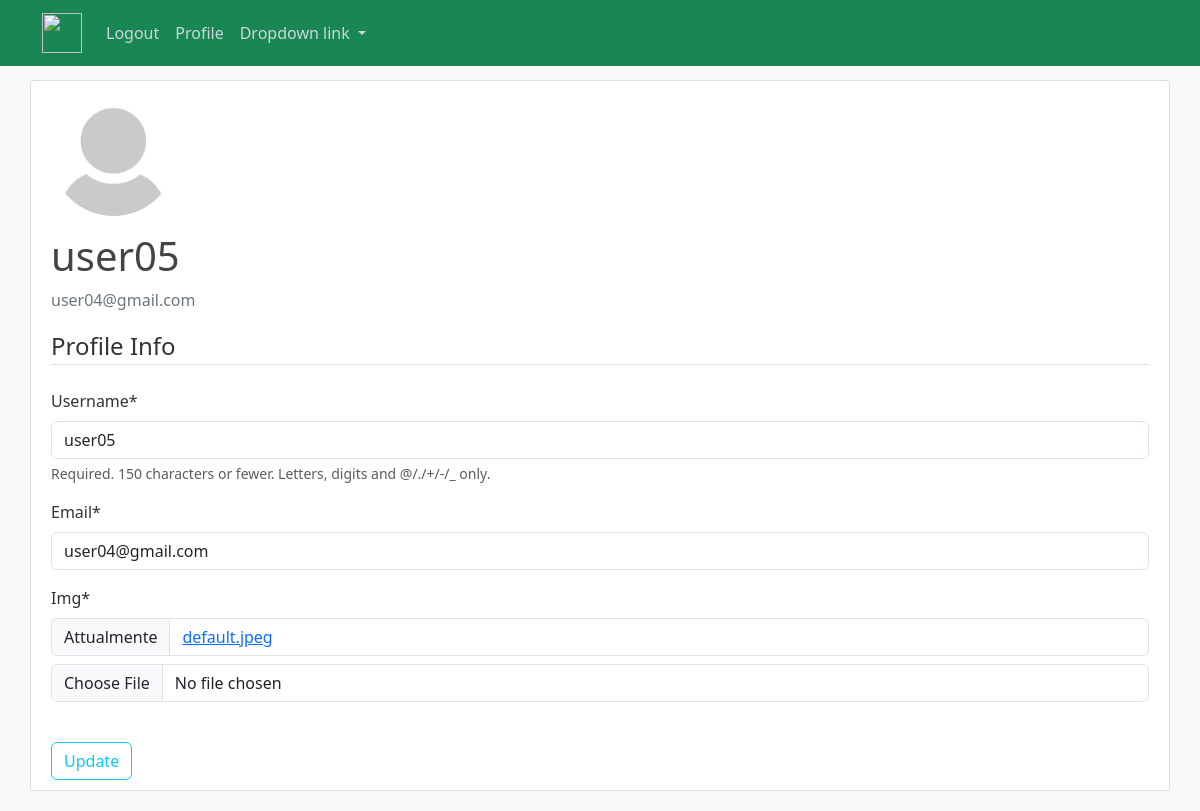
/profile/ (signed in), run on an earlier commit of the app's database.
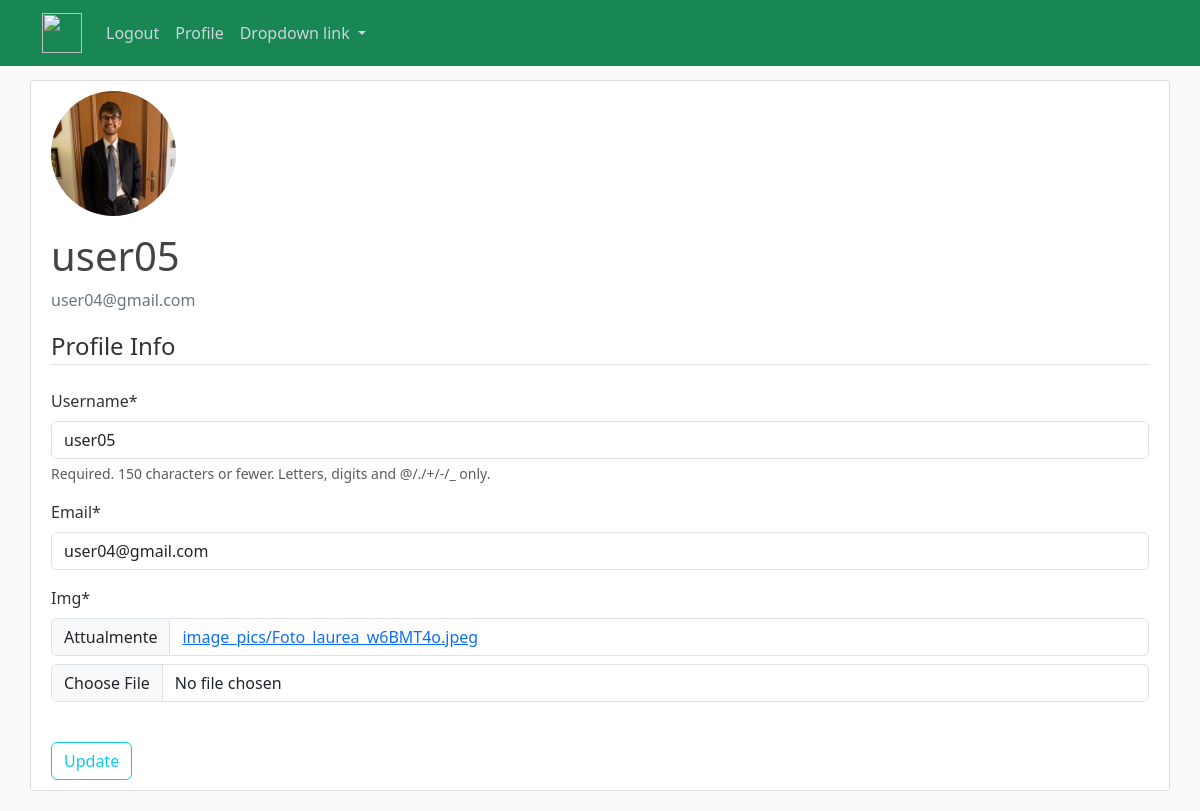
And on a later commit of the database.
### users/models.py (models this page shows, shortened)
class CustomUser(AbstractUser):
    OPTION_CHOICES = (
        ('Gplayer', 'Giocatore'),
        ('Gclub', 'Circolo'),
    )
    which_account = models.CharField(max_length=20, choices=OPTION_CHOICES)

class playerProfile(models.Model):
    OPTION_EXPERIENCE = (
        ('< 1', '< 1'),
        ('1 - 3', '1 - 3'),
        ('> 3', ' > 3')
    )
    user = models.OneToOneField(CustomUser, on_delete=models.CASCADE)
    img = models.ImageField(default='default.jpeg', upload_to='image_pics')
    name = models.CharField(max_length=64)
    surname = models.CharField(max_length=64)
    experience = models.CharField(max_length=20, choices=OPTION_EXPERIENCE, default='-1')

### users/views.py (the view)
# urls.py: path('profile/', user_views.profile, name='profile-page')
@login_required
def profile(request):
    if request.method == 'POST':
        u_form = UserUpdateForm(request.POST, instance=request.user)
        p_form = ProfileUpdateForm(request.POST,
                                   request.FILES,
                                   instance=request.user.playerprofile)
        if u_form.is_valid() and p_form.is_valid():
            u_form.save()
            p_form.save()
            messages.info(request, f'user {request.user.username} updated with succes')
            return redirect('profile-page')
    else:
        u_form = UserUpdateForm(instance = request.user)
        p_form = ProfileUpdateForm(instance=request.user.playerprofile)
    context = {
        'u_form':u_form,
        'p_form': p_form
    }
    return render(request, 'users/profile.html', context)

### users/forms.py
class UserUpdateForm(forms.ModelForm):
    email = forms.EmailField(required=True)
    class Meta:
        model = CustomUser
        fields = ['username', 'email']

class ProfileUpdateForm(forms.ModelForm):
    class Meta:
        model = playerProfile
        fields = ['img']

### users/templates/users/profile.html (shortened to what this page needs)
{% extends 'users/base_user.html' %}
{% load crispy_forms_tags %}
{% block content %}
    <div class="content-section">
      <div class="media">
        <img class="rounded-circle account-img" src="{{ user.playerprofile.img.url }}">
        <div class="media-body">
          <h2 class="account-heading">{{user.username}}</h2>
          <p class="text-secondary">{{user.email}}</p>
        </div>
      </div>
      <form method="POST" enctype="multipart/form-data">
            <fieldset class="form-group">
                <legend class="border-bottom mb-4">Profile Info</legend>
                {{ u_form|crispy }}
                {{ p_form|crispy }}
            </fieldset>
            <div class="form-group mt-4">
                <button class="btn btn-outline-info" type="submit">Update</button>
            </div>
      </form>
    </div>
{% endblock content%}

### users/templates/users/base_user.html (shortened to what this page needs)
{% load static %}
<!DOCTYPE html>
<html lang="en">
<head>
    <link href="https://cdn.jsdelivr.net/npm/bootstrap@5.3.0-alpha3/dist/css/bootstrap.min.css" rel="stylesheet">
    <link href="{% static 'users/main.css' %}" rel="stylesheet">
</head>
<body>
    <header class="site-header">
        <nav class="navbar navbar-expand-md navbar-dark bg-success fixed-top">
            <div class="container">
                <a class="navbar-brand mr-4" href="/"><img src="https://static.vecteezy.com/ti/vettori-gratis/p3/7688918-logo-golf-sport-gratuito-vettoriale.jpg" width="40"
                    height="40"></a>
                <div class="collapse navbar-collapse" id="navbarSupportedContent">
                    <ul class="navbar-nav">
                        {% if user.is_authenticated %}
                        <a class="nav-item nav-link" href="{% url 'logout-page' %}">Logout</a>
                        <a class="nav-item nav-link" href="{% url 'profile-page' %}">Profile</a>
                        {% endif %}
                        <li class="nav-item dropdown">
                            <a class="nav-link dropdown-toggle" href="#" role="button" data-bs-toggle="dropdown" aria-expanded="false">
                            Dropdown link
                            </a>
                        </li>
                    </ul>
                </div>
            </div>
        </nav>
    </header>
    <main role="main" class="container">
        <div class="row">
        {% block content %} {% endblock %}
        </div>
    </main>
</body>
</html>

### users/static/users/main.css (style rules this page uses)
body { background: #fafafa; color: #333333; margin-top: 5rem; }
h1, h2, h3, h4, h5, h6 { color: #444444; }
ul { margin: 0; }
.site-header .navbar-nav .nav-link { color: #cbd5db; }
.content-section { background: #ffffff; padding: 10px 20px; border: 1px solid #dddddd; border-radius: 3px; margin-bottom: 20px; }
.account-img { height: 125px; width: 125px; margin-right: 20px; margin-bottom: 16px; }
.account-heading { font-size: 2.5rem; }

What changed in the data, as far as the page shows it:
changed CustomUser "user05": playerprofile.img: picture added in place of a placeholder
Also different on the page:
text no longer shown: "Img * Attualmente default.jpeg"
text now shown: "Img * Attualmente image_pics/Foto_laurea_w6BMT4o.jpeg"
